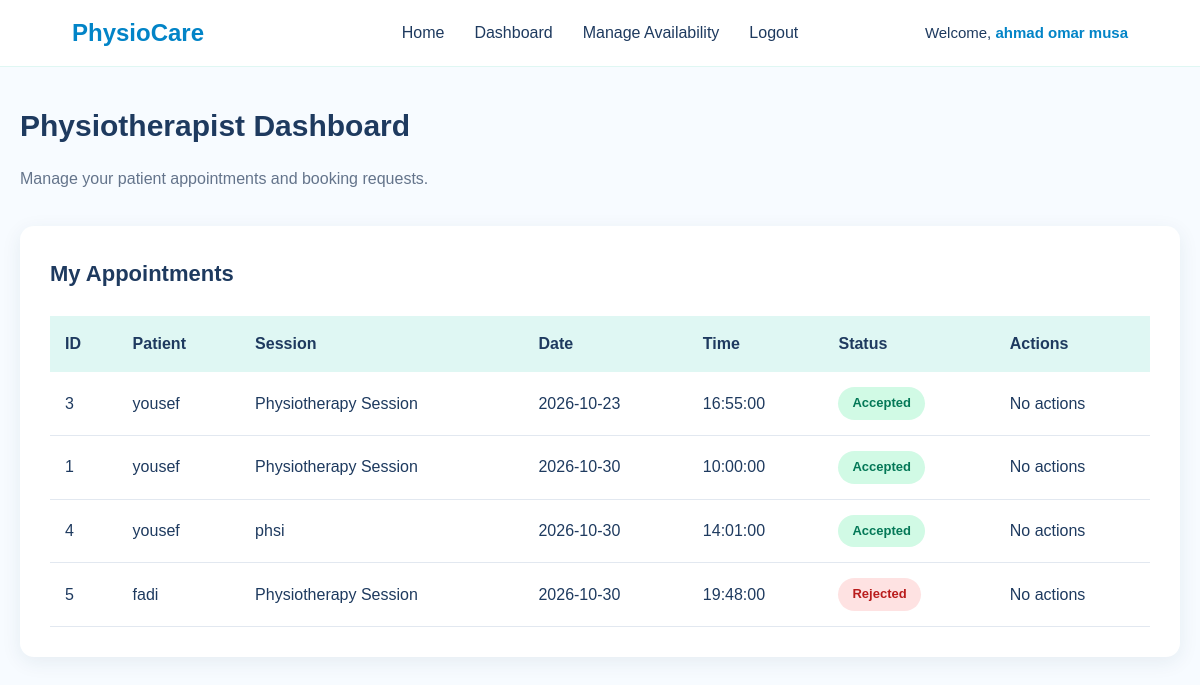
Screenshot of /physiotherapist/dashboard.php (signed in) with the database file from the repository.
### tables this page shows
CREATE TABLE `appointments` (
  `id` int(11) NOT NULL,
  `patient_id` int(11) NOT NULL,
  `session_id` int(11) NOT NULL,
  `availability_id` int(11) NOT NULL,
  `status` varchar(20) NOT NULL DEFAULT 'Pending'
);

CREATE TABLE `users` (
  `id` int(11) NOT NULL,
  `name` varchar(100) NOT NULL,
  `email` varchar(100) NOT NULL,
  `password` varchar(255) NOT NULL,
  `role` varchar(20) NOT NULL DEFAULT 'patient'
);

CREATE TABLE `sessions` (
  `id` int(11) NOT NULL,
  `name` varchar(100) NOT NULL,
  `duration` int(11) NOT NULL,
  `price` decimal(10,2) NOT NULL
);

CREATE TABLE `availability` (
  `id` int(11) NOT NULL,
  `physiotherapist_id` int(11) NOT NULL,
  `available_date` date NOT NULL,
  `available_time` time NOT NULL
);

### classes/Database.php (called while the page is built, shortened)
<?php
class Database {
    public function __construct() {
        $host = "localhost";
        $dbname = "physiotherapy_db";
        $username = "root";
        $password = "";
        $this->connect = new PDO(
            "mysql:host=$host;dbname=$dbname;charset=utf8mb4",
            $username,
            $password
        );
    }
}

### classes/Appointment.php (called while the page is built, shortened)
<?php
require_once __DIR__ . "/Database.php";
class Appointment extends Database {
public function getPhysiotherapistAppointments($physiotherapistId) {
    $sql = "SELECT
                appointments.id,
                users.name AS patient_name,
                sessions.name AS session_name,
                availability.available_date,
                availability.available_time,
                appointments.status
            FROM appointments
            JOIN users
                ON appointments.patient_id = users.id
            JOIN sessions
                ON appointments.session_id = sessions.id
            JOIN availability
                ON appointments.availability_id = availability.id
            WHERE availability.physiotherapist_id = ?
            ORDER BY availability.available_date,
                     availability.available_time";
    $stmt = $this->connect->prepare($sql);
    $stmt->execute([$physiotherapistId]);
    return $stmt->fetchAll(PDO::FETCH_ASSOC);
}
}

### physiotherapist/dashboard.php (the view, shortened to what this page needs)
<?php
require_once __DIR__ . "/../classes/Appointment.php";
$appointment = new Appointment();
$appointments = $appointment->getPhysiotherapistAppointments($_SESSION["user_id"]);
?>
<!DOCTYPE html>
<html lang="en">
<head>
    <link rel="stylesheet" href="../css/style.css?v=8">
</head>
<body>
<?php include __DIR__ . "/nav.php"; ?>
<main class="patient-main">
    <div class="dashboard-header">
        <h1>Physiotherapist Dashboard</h1>
        <p>Manage your patient appointments and booking requests.</p>
    </div>
    <div class="management-card">
        <h2>My Appointments</h2>
        <?php if (count($appointments) > 0): ?>
            <div class="table-container">
                <table class="management-table">
                    <thead>
                        <tr>
                            <th>ID</th>
                            <th>Patient</th>
                            <th>Session</th>
                            <th>Date</th>
                            <th>Time</th>
                            <th>Status</th>
                            <th>Actions</th>
                        </tr>
                    </thead>
                    <tbody>
                    <?php foreach ($appointments as $item): ?>
                        <tr>
                            <td>
                                <?= (int) $item["id"] ?>
                            </td>
                            <td>
                                <?= htmlspecialchars($item["patient_name"]) ?>
                            </td>
                            <td>
                                <?= htmlspecialchars($item["session_name"]) ?>
                            </td>
                            <td>
                                <?= htmlspecialchars($item["available_date"]) ?>
                            </td>
                            <td>
                                <?= htmlspecialchars($item["available_time"]) ?>
                            </td>
                            <td>
                                <span class="status-badge status-<?= strtolower(htmlspecialchars($item["status"])) ?>">
                                    <?= htmlspecialchars($item["status"]) ?>
                                </span>
                            </td>
                            <td>
                                <?php if ($item["status"] == "Pending"): ?>
                                    <form method="POST" class="table-actions">
                                        <input
                                            type="hidden"
                                            name="appointment_id"
                                            value="<?= (int) $item["id"] ?>"
                                        >
                                        <button
                                            type="submit"
                                            name="status"
                                            value="Accepted"
                                            class="btn-accept"
                                        >
                                            Accept
                                        </button>
                                        <button
                                            type="submit"
                                            name="status"
                                            value="Rejected"
                                            class="btn-delete"
                                        >
                                            Reject
                                        </button>
                                    </form>
                                <?php else: ?>
                                    No actions
                                <?php endif; ?>
                            </td>
                        </tr>
                    <?php endforeach; ?>
                    </tbody>
                </table>
            </div>
        <?php else: ?>
            <p>No appointments found.</p>
        <?php endif; ?>
    </div>
</main>
</body>
</html>

### css/style.css (style rules this page uses)
:root { --primary: #0284C7; --secondary: #2DD4BF; --light-mint: #DFF7F3; --background: #F7FBFF; --text: #1E3A5F; --white: #FFFFFF; }
* { box-sizing: border-box; }
body { margin: 0; font-family: Arial, sans-serif; background: var(--background); color: var(--text); line-height: 1.6; }
h1, h2, h3 { color: var(--text); }
.auth-header p, .dashboard-header p, .dashboard-card p { color: #64748B; }
.dashboard-header { margin-bottom: 35px; }
.dashboard-header h1 { font-size: 30px; margin-bottom: 8px; }
.dashboard-card, .management-card { background: var(--white); padding: 30px; border-radius: 14px; box-shadow: 0 5px 20px rgba(30, 58, 95, 0.08); }
.management-card { margin-bottom: 25px; }
.management-card h2 { margin-top: 0; margin-bottom: 25px; font-size: 22px; }
.table-container { width: 100%; overflow-x: auto; }
.management-table { width: 100%; border-collapse: collapse; text-align: left; }
.management-table th { background: var(--light-mint); padding: 15px; }
.management-table td { padding: 15px; border-bottom: 1px solid #E2E8F0; }
.status-badge { display: inline-block; padding: 6px 14px; border-radius: 20px; font-size: 13px; font-weight: bold; }
.status-accepted { background: #D1FAE5; color: #047857; }
.status-rejected { background: #FEE2E2; color: #B91C1C; }
.patient-main { max-width: 1200px; margin: 35px auto; padding: 0 20px; }

### rows the page displays
appointments: id "3", patient.name "yousef", session.name "Physiotherapy Session", availability.available_date "2026-10-23", availability.available_time "16:55:00", status "Accepted", shows "No actions"
appointments: id "1", patient.name "yousef", session.name "Physiotherapy Session", availability.available_date "2026-10-30", availability.available_time "10:00:00", status "Accepted", shows "No actions"
appointments: id "4", patient.name "yousef", session.name "phsi", availability.available_date "2026-10-30", availability.available_time "14:01:00", status "Accepted", shows "No actions"
appointments: id "5", patient.name "fadi", session.name "Physiotherapy Session", availability.available_date "2026-10-30", availability.available_time "19:48:00", status "Rejected", shows "No actions"

### other values shown
$_SESSION["name"] "ahmad omar musa"
